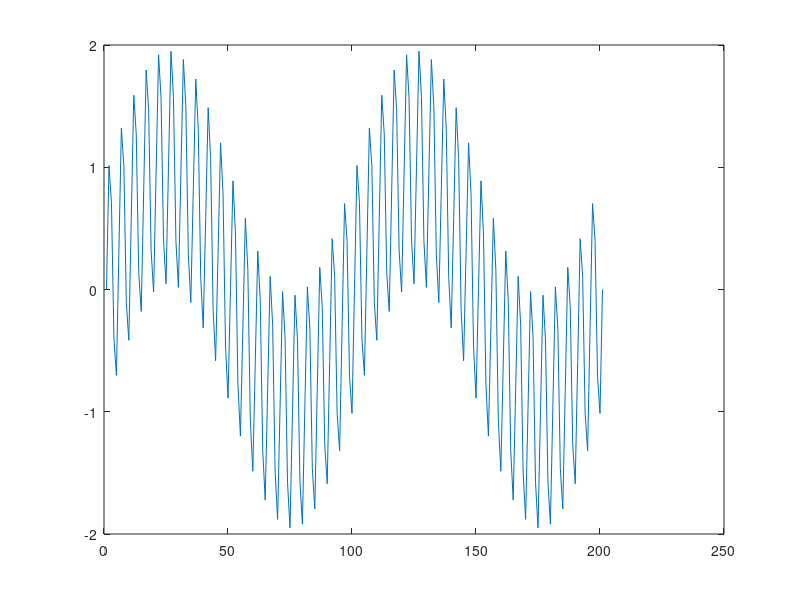

MATLAB code for this plot:
%%%%%%%%%%%%%%%%%%%%%%%%%%%%%%%%%%%%%%%%%
%%%%%%%%%Desing the input signal%%%%%%%%%
%%%%%%%%%%%%%%%%%%%%%%%%%%%%%%%%%%%%%%%%%
%Create a 20 Hz signal
f1=20;
ts=1/100;
T=2;
t=0:ts:T;
signal_20hz = sin(2*pi*f1*t);
plot(signal_20hz);
%Create a 1 Hz signal
f2=1;
signal_1hz = sin(2*pi*f2*t);
plot(signal_1hz);
%Combine this two signals
signal_20hz_1hz = signal_20hz + signal_1hz;
plot(signal_20hz_1hz);